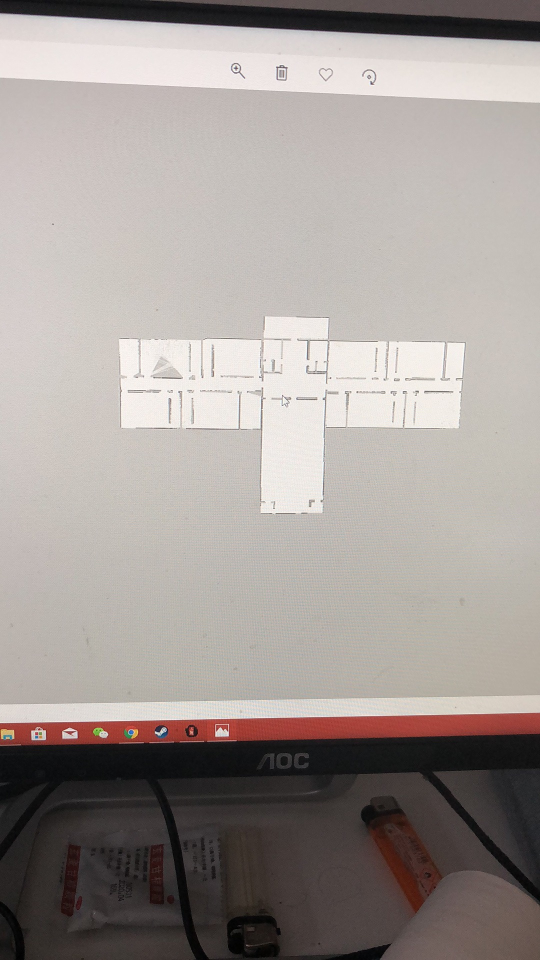
#> input picture test1.jpeg, 1080 x 1920 px (shown at 1/2 size)
$ jupyter execute --allow-errors 'IMAGE Preprocessing.ipynb'
#> lines starting #> are read from the running program, lines starting #| are printed output that depends on the picture
### selectivesearch.py
# -*- coding: utf-8 -*-
from __future__ import division

import skimage.io
import skimage.feature
import skimage.color
import skimage.transform
import skimage.util
import skimage.segmentation
import numpy


# "Selective Search for Object Recognition" by J.R.R. Uijlings et al.
#
#  - Modified version with LBP extractor for texture vectorization


def _generate_segments(im_orig, scale, sigma, min_size):
    """
        segment smallest regions by the algorithm of Felzenswalb and Huttenlocher
        Input: Image length*width*3
        Ouput: Image length*width*4
    """
    # open the Image
    # the image in the numpy array is a matrix of length*width*3-dimension tensor in color space

    im_mask = skimage.segmentation.felzenszwalb(
        skimage.util.img_as_float(im_orig), scale=scale, sigma=sigma,
        min_size=min_size)
        #  the result of a segmentation labels, a int value
        #  this method offered each pixels a labels marking its segmentation in the picture

    # merge mask channel to the image as a 4th channel
    im_orig = numpy.append(
        im_orig, numpy.zeros(im_orig.shape[:2])[:, :, numpy.newaxis], axis=2)
        # start from the shape[:2], which means here it get the length and width of the original picture
        # to build a zero matrix as the fouth layer - im_orig[:,:,3]
    im_orig[:, :, 3] = im_mask
    return im_orig

#  4 strategies in similarities
def _sim_colour(r1, r2):
    """
        calculate the sum of histogram intersection of colour
    """
    return sum([min(a, b) for a, b in zip(r1["hist_c"], r2["hist_c"])])
    # each r is a diction


def _sim_texture(r1, r2):
    """
        calculate the sum of histogram intersection of texture
    """
    return sum([min(a, b) for a, b in zip(r1["hist_t"], r2["hist_t"])])


def _sim_size(r1, r2, imsize):
    """
        calculate the size similarity over the image
    """
    return 1.0 - (r1["size"] + r2["size"]) / imsize


def _sim_fill(r1, r2, imsize):
    """
        calculate the fill similarity over the image
    """
    bbsize = (
        (max(r1["max_x"], r2["max_x"]) - min(r1["min_x"], r2["min_x"]))
        * (max(r1["max_y"], r2["max_y"]) - min(r1["min_y"], r2["min_y"]))
    )
    return 1.0 - (bbsize - r1["size"] - r2["size"]) / imsize


def _calc_sim(r1, r2, imsize):
    # return (_sim_colour(r1, r2) + _sim_texture(r1, r2)
    #         + _sim_size(r1, r2, imsize) + _sim_fill(r1, r2, imsize))

    # normalize the parameter of all the similarities
    return (0.3*_sim_colour(r1, r2) + 0.5*_sim_texture(r1, r2)
            + 0.1*_sim_size(r1, r2, imsize) + 0.1*_sim_fill(r1, r2, imsize))
            # here the weights of each similarity is from the paper. While in fact they could be the number to be learned if this algorithm proved practical


def _calc_colour_hist(img):
    """
        calculate colour histogram for each region

        <In image processing and photography, a color histogram is a representation of the distribution of colors in an image.
        For digital images, a color histogram represents the number of pixels that have colors in each of a fixed list of color ranges,
        that span the image's color space, the set of all possible colors.>

        for example (wikipedia example 1), if we set a 500*375 picture into a color space of RGB, each color channel is divided into 4 bins
        bin 0: 0-63, bin 1: 64-127, bin 2: 128-191, and bin 3: 192-255
        we would get a 64(4^3) row column with each column marks the channel, and the fourth column mark the number of pixels
        (obviously the fouth column has a sum of 500*375)

        <https://en.wikipedia.org/wiki/Color_histogram>

        the size of output histogram will be BINS * COLOUR_CHANNELS(3)

        number of bins is 25 as same as [uijlings_ijcv2013_draft.pdf]

        extract HSV

        - while one problem is that if we keep each pixel the same, while we transform the shape, it may cause a problem that same color histogram sharing
        very different features.
    """

    BINS = 25
    hist = numpy.array([])

    for colour_channel in (0, 1, 2):

        # extracting one colour channel
        c = img[:, colour_channel]

        # calculate histogram for each colour and join to the result
        hist = numpy.concatenate(
            [hist] + [numpy.histogram(c, BINS, (0.0, 255.0))[0]])

    # L1 normalize
    hist = hist / len(img)

    return hist


def _calc_texture_gradient(img):
    """
        calculate texture gradient for entire image

        The original SelectiveSearch algorithm proposed Gaussian derivative
        for 8 orientations, but we use LBP instead.

        output will be [height(*)][width(*)]
    """
    ret = numpy.zeros((img.shape[0], img.shape[1], img.shape[2]))
    # same size as the img: length*width*3-d vector

    for colour_channel in (0, 1, 2):
        # for each channel
        ret[:, :, colour_channel] = skimage.feature.local_binary_pattern(
            img[:, :, colour_channel], 8, 1.0)

    return ret


def _calc_texture_hist(img):
    """
        calculate texture histogram for each region

        calculate the histogram of gradient for each colours
        the size of output histogram will be
            BINS * ORIENTATIONS * COLOUR_CHANNELS(3)
    """
    BINS = 10

    hist = numpy.array([])

    for colour_channel in (0, 1, 2):

        # mask by the colour channel
        fd = img[:, colour_channel]

        # calculate histogram for each orientation and concatenate them all
        # and join to the result
        hist = numpy.concatenate(
            [hist] + [numpy.histogram(fd, BINS, (0.0, 1.0))[0]])

    # L1 Normalize
    hist = hist / len(img)

    return hist


def _extract_regions(img):
    # img is the result of generate regions in the beginning width * length * 4-dimension vector

    R = {}
    ''' R is a dictionary, each key is a label, and its value is a new dictionary of pixel information '''

    # get hsv image the 0,1,2 element in 4-dimension vector
    hsv = skimage.color.rgb2hsv(img[:, :, :3])

    # pass 1: count pixel positions
    for y, i in enumerate(img):
        # >>>seasons = ['Spring', 'Summer', 'Fall', 'Winter']
        # >>> list(enumerate(seasons))
        # [(0, 'Spring'), (1, 'Summer'), (2, 'Fall'), (3, 'Winter')]
        # so here this for-loop is for the length(each line)

        for x, (r, g, b, l) in enumerate(i):
            # here this for-loop is for the width(each column)

            #  l is the label
            # here x,y is the location of the pixel

            # initialize a new region

            if l not in R:
                R[l] = {
                    "min_x": 0xffff, "min_y": 0xffff,
                    "max_x": 0, "max_y": 0, "labels": [l]}
                    # 这种初始化方法将min初始为一个很大的值 将max初始化为0

            # update bounding box
            if R[l]["min_x"] > x:
                R[l]["min_x"] = x
            if R[l]["min_y"] > y:
                R[l]["min_y"] = y
            if R[l]["max_x"] < x:
                R[l]["max_x"] = x
            if R[l]["max_y"] < y:
                R[l]["max_y"] = y

            # each item in R marks a l in the result of Fel-method,  it mark the min/max x/y

    # pass 2: calculate texture gradient
    tex_grad = _calc_texture_gradient(img)

    # pass 3: calculate colour histogram of each region
    for k, v in list(R.items()):
        # for each label in R: k is a label

        # colour histogram
        masked_pixels = hsv[:, :, :][img[:, :, 3] == k]
        # find the pixels in the original img with the label k

        R[k]["size"] = len(masked_pixels / 4)
        # I HIGHLY DOUBT WHY WE HAVE A "/4" HERE :(

        R[k]["hist_c"] = _calc_colour_hist(masked_pixels)

        # texture histogram
        R[k]["hist_t"] = _calc_texture_hist(tex_grad[:, :][img[:, :, 3] == k])

    return R


def _extract_neighbours(regions):

    def intersect(a, b):
        if (a["min_x"] < b["min_x"] < a["max_x"]
                and a["min_y"] < b["min_y"] < a["max_y"]) or (
            a["min_x"] < b["max_x"] < a["max_x"]
                and a["min_y"] < b["max_y"] < a["max_y"]) or (
            a["min_x"] < b["min_x"] < a["max_x"]
                and a["min_y"] < b["max_y"] < a["max_y"]) or (
            a["min_x"] < b["max_x"] < a["max_x"]
                and a["min_y"] < b["min_y"] < a["max_y"]):
            return True
        return False

    R = list(regions.items())
    # here R is a list of tuples, each tuple contains key and relative information
    neighbours = []
    for cur, a in enumerate(R[:-1]):
        # here a are the tuple while cur is a index generated by enumerate()
        for b in R[cur + 1:]:
            # b is the values pointed by the next labels
            if intersect(a[1], b[1]):
                # a/b are like this format TUPLE(label, value-[DICTIONARY])
                neighbours.append((a, b))

    return neighbours


def _merge_regions(r1, r2):
    new_size = r1["size"] + r2["size"]
    rt = {
        "min_x": min(r1["min_x"], r2["min_x"]),
        "min_y": min(r1["min_y"], r2["min_y"]),
        "max_x": max(r1["max_x"], r2["max_x"]),
        "max_y": max(r1["max_y"], r2["max_y"]),
        "size": new_size,
        "hist_c": (
            r1["hist_c"] * r1["size"] + r2["hist_c"] * r2["size"]) / new_size,
        "hist_t": (
            r1["hist_t"] * r1["size"] + r2["hist_t"] * r2["size"]) / new_size,
        "labels": r1["labels"] + r2["labels"]
    }
    return rt


def selective_search(
        im_orig, scale=1.0, sigma=0.8, min_size=50):
    '''Selective Search

    Parameters
    ----------
        im_orig : ndarray
            Input image
        scale : int
            Free parameter. Higher means larger clusters in felzenszwalb segmentation.
        sigma : float
            Width of Gaussian kernel for felzenszwalb segmentation.
        min_size : int
            Minimum component size for felzenszwalb segmentation.
    Returns
    -------
        img : ndarray
            image with region label
            region label is stored in the 4th value of each pixel [r,g,b,(region)]
        regions : array of dict
            [
                {
                    'rect': (left, top, width, height),
                    'labels': [...],
                    'size': component_size
                },
                ...
            ]
    '''
    assert im_orig.shape[2] == 3, "3channel image expected"

    # load image and get smallest regions
    # region label is stored in the 4th value of each pixel [r,g,b,(region)]
    img = _generate_segments(im_orig, scale, sigma, min_size)

    if img is None:
        return None, {}

    imsize = img.shape[0] * img.shape[1] # length*width
    R = _extract_regions(img)

    # extract neighbouring information
    neighbours = _extract_neighbours(R)

    # calculate initial similarities
    S = {}
    # S is also a dictionary and its key are a tuple, value is a float value of similarity
    for (ai, ar), (bi, br) in neighbours:
        S[(ai, bi)] = _calc_sim(ar, br, imsize)

    # hierarchal search
    while S != {}:

        # get highest similarity tuples
        i, j = sorted(S.items(), key=lambda i: i[1])[-1][0]

        # merge corresponding regions/merge two labels
        t = max(R.keys()) + 1.0
        R[t] = _merge_regions(R[i], R[j])

        # mark similarities for regions to be removed
        key_to_delete = []
        for k, v in list(S.items()):
            if (i in k) or (j in k):
                key_to_delete.append(k)

        # remove old similarities of related regions
        for k in key_to_delete:
            del S[k]

        # calculate similarity set with the new region
        for k in [a for a in key_to_delete if a != (i, j)]:
            n = k[1] if k[0] in (i, j) else k[0]
            S[(t, n)] = _calc_sim(R[t], R[n], imsize)

    regions = []
    for k, r in list(R.items()):
        regions.append({
            'rect': (
                r['min_x'], r['min_y'],
                r['max_x'] - r['min_x'], r['max_y'] - r['min_y']),
            'size': r['size'],
            'labels': r['labels']
        })

    return img, regions

### IMAGE Preprocessing.ipynb
# IMAGE ROTATION

[cell 1]
from PIL import Image
import numpy as np
import matplotlib.pyplot as plt

#> (a cell that did not finish here is left out)

#> (a cell that did not finish here is left out)

#> (a cell that did not finish here is left out)

# IMAGE AUTOMATION CROP

[cell 5]
import skimage.data
import matplotlib.pyplot as plt
import matplotlib.patches as mpatches
import selectivesearch

path = "./"
#> path = './'
filenames = ["test1.jpeg"]

def crop(filename):
    img  = skimage.io.imread(path+filename)

    # perform selective search
    img_lbl, regions = selectivesearch.selective_search(img, scale=900, sigma=0.9, min_size=1200)
    candidates = set()
    for r in regions:
        # in this part we deal with the rectangles set from SS, while we must select them, another idea is too add the parameter
        # of [CANDIDATE SIZE/LENGTH-WIDTH RATIO] into the selective search program.

        # excluding same rectangle (with different segments)
        if r['rect'] in candidates:
            continue
        # excluding regions smaller than 2000/1000 pixels
        if r['size'] < 30000:
        #if r['size'] < 1000:
            continue
        if r['size'] > 300000:
        #if r['size'] < 1000:
            continue
        # distorted rects， we only want the 'squared' rectangles, nerther too long or too short
        x, y, w, h = r['rect']
        if w / h > 2 or h / w > 2:
            continue
        candidates.add(r['rect'])

    # draw rectangles on the original image
    fig, ax = plt.subplots(ncols=1, nrows=1, figsize=(6, 6))
    ax.imshow(img)
    for x, y, w, h in candidates:
        print(x, y, w, h)
        rect = mpatches.Rectangle(
            (x, y), w, h, fill=False, edgecolor='red', linewidth=1)
        ax.add_patch(rect)

    plt.show()

[cell 6]
crop("test1.jpeg")
#> in crop, img is the input picture: shape (1920, 1080, 3); mean R, G, B 162.1, 154.4, 150.3
#> in _generate_segments, `im_mask = skimage.segmentation.felzenszwalb( skimage.util.img_as_float..`:
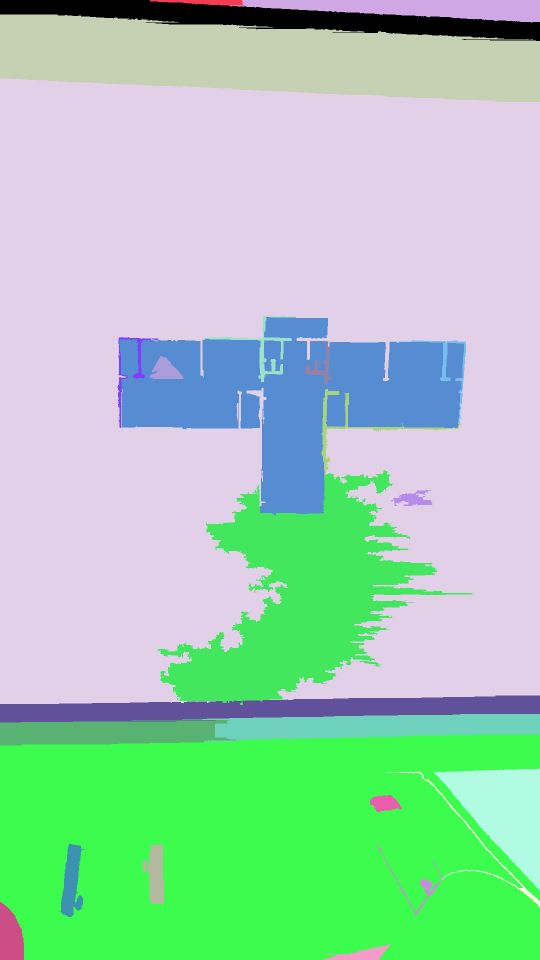
#> im_mask: shape (1920, 1080) int64 (shown at 1/2 size); 26 distinct labels, from 0 to 25; one colour per label, 0 black
#> in _generate_segments, `im_orig[:, :, 3] = im_mask`:
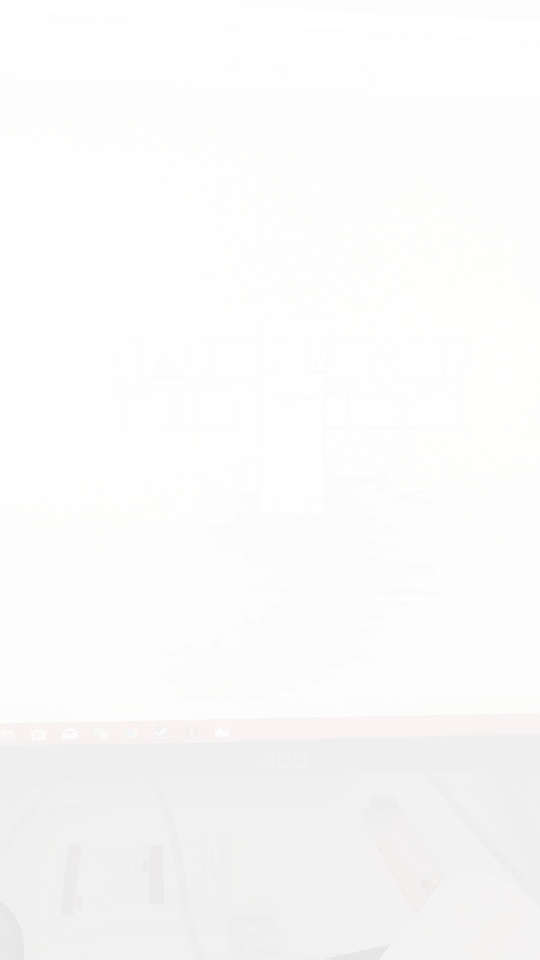
#> im_orig: shape (1920, 1080, 4) float64 (shown at 1/2 size); mean R, G, B, A 162.1, 154.4, 150.3, 7.9; transparent parts drawn white
#> in _extract_regions, `hsv = skimage.color.rgb2hsv(img[:, :, :3])`: hsv: shape (1920, 1080, 3) float64; mean of channels 0, 1, 2 0.1, 0.1, 162.3
#> after the loop in _extract_regions, `for y, i in enumerate(img):`: R = 26 items
#> the loop in _extract_regions, `for k, v in list(R.items()):` made 26 passes
#> the loop in _extract_neighbours, `for cur, a in enumerate(R[:-1]):` made 25 passes
#> after the loop in _extract_neighbours, `for cur, a in enumerate(R[:-1]):`: neighbours = 35 items
#> the loop in selective_search, `for (ai, ar), (bi, br) in neighbours:` made 35 passes
#> (ai, bi) on passes 1 to 12: (0, 1), (0, 2), (4, 5), (4, 6), (4, 7), (4, 8), (4, 9), (4, 10), (4, 11), (4, 12), (4, 13), (6, 7)
#> the loop in selective_search, `while S != {}:` made 21 passes
#> (i, j, new_size in _merge_regions) on passes 1 to 12: (15, 16, 47021), (4, 13, 1049800), (17, 19, 432533), (8, 11, 4748), (28, 18, 458989), (7, 10, 3468), (30, 22, 462521), (32, 21, 466699), (27, 12, 1169514), (33, 20, 468184), (35, 23, 469454), (6, 9, 135541)
#> (i, j, new_size in _merge_regions) on passes 18 to 21: (26, 14, 85611), (40, 2, 58597), (41, 39, 1315917), (42, 25, 475725)
#> after the loop in selective_search, `while S != {}:`: R = 47 items; S = 0 items
#> the loop in selective_search, `for k, r in list(R.items()):` made 47 passes
#> after the loop in selective_search, `for k, r in list(R.items()):`: regions = 47 items
#> the loop in crop, `for r in regions:` made 47 passes
#> r on passes 2, 3, 6, 8, 9, 10, 11, 12, 14, 17, 21: {'rect': (300, 0, 189, 10), 'size': 1401, 'labels': [1]}, {'rect': (459, 0, 620, 44), 'size': 17427, 'labels': [2]}, {'rect': (405, 631, 186, 133), 'size': 2646, 'labels': [5]}, {'rect': (235, 674, 81, 181), 'size': 1659, 'labels': [7]}, {'rect': (779, 681, 152, 165), 'size': 1762, 'labels': [8]}, {'rect': (609, 682, 54, 86), 'size': 1236, 'labels': [9]}, {'rect': (300, 712, 66, 45), 'size': 1809, 'labels': [10]}, {'rect': (643, 778, 278, 180), 'size': 2986, 'labels': [11]}, {'rect': (782, 980, 82, 31), 'size': 1384, 'labels': [13]}, {'rect': (0, 1440, 472, 50), 'size': 19603, 'labels': [16]}, {'rect': (740, 1590, 63, 33), 'size': 1485, 'labels': [20]}
#> (x, y, w, h) on passes 7, 13, 27, 39, 40, 44: (239, 634, 688, 396), (315, 940, 629, 469), (0, 1428, 1079, 62), (235, 634, 692, 396), (235, 634, 696, 396), (0, 1391, 1079, 99)
#> after the loop in crop, `for r in regions:`: candidates = 4 items
#> the loop in crop, `for x, y, w, h in candidates:` made 4 passes
#| 239 634 688 396
#| 235 634 696 396
#| 235 634 692 396
#| 315 940 629 469
#> in crop, `plt.show()`:
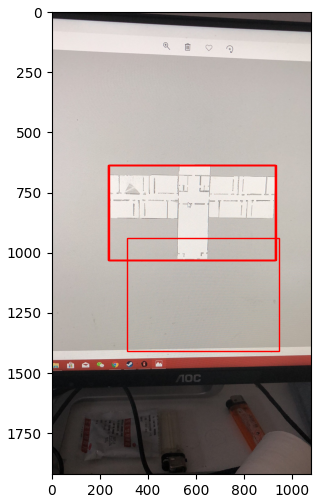
#> figure drawn by matplotlib, 1 panel
